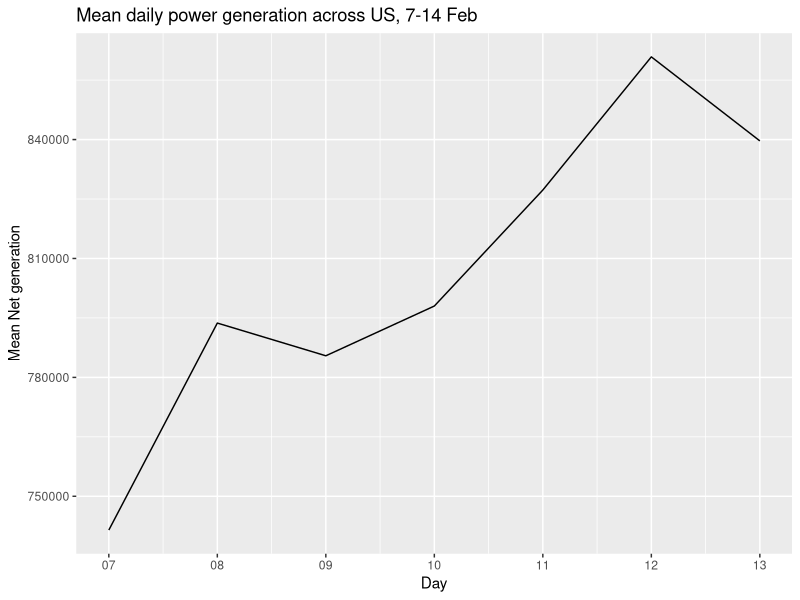

Write the R code that produced this figure.
library(dplyr)
library(ggplot2)

A <- read.delim('data/table.tsv')

A$DateTime <- as.POSIXct( A$megawatthours, tz = "EST", format = "%H:%M EST %m/%d/%Y" )
B <- A[ order(A$DateTime), ]

B <- B[B$DateTime >= as.POSIXct("2021-02-07", tz = "EST") 
       & B$DateTime <= as.POSIXct("2021-02-13 23:59:59", tz = "EST") ,]

net_generation_cols <- c(
  "Net.generation",
  "Net.generation.1",
  "Net.generation.2",
  "Net.generation.3",
  "Net.generation.4",
  "Net.generation.5",
  "Net.generation.6",
  "Net.generation.7",
  "Net.generation.8",
  "Net.generation.9",
  "Net.generation.10"
)
B$Total_net_generation <- rowSums(B[,net_generation_cols])

C <- B %>%
    group_by(date = as.Date(DateTime)) %>%
    summarise(mean_net_generation = mean(Total_net_generation))

pdf('output/Week3_power.pdf')

ggplot(C, aes(x = date, y = mean_net_generation)) +
  geom_line() +
  labs(x = "Day", y = "Mean Net generation") +
  scale_x_date(date_labels = "%d", date_breaks = "1 day") +
  ggtitle("Mean daily power generation across US, 7-14 Feb")

dev.off()
